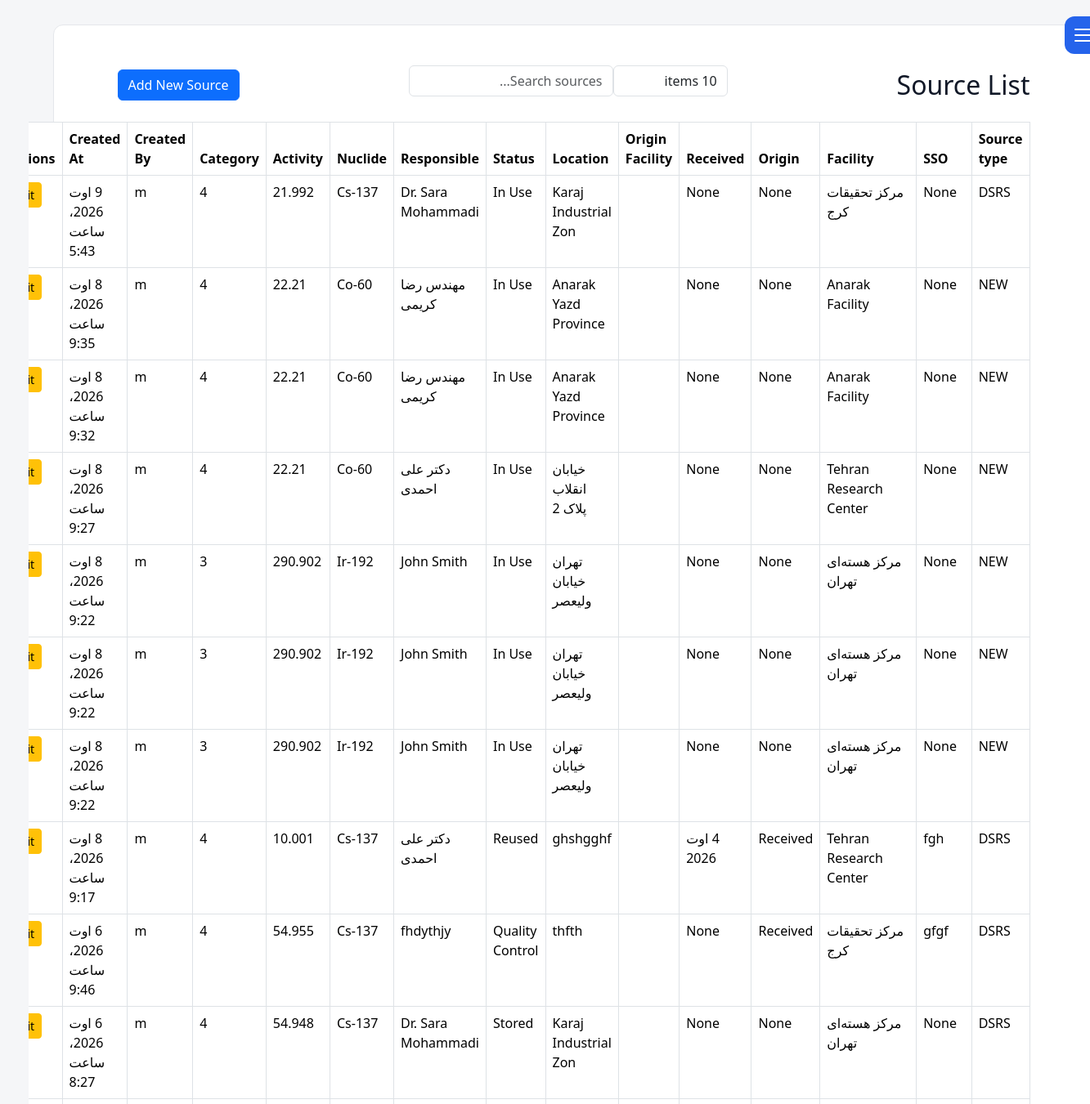
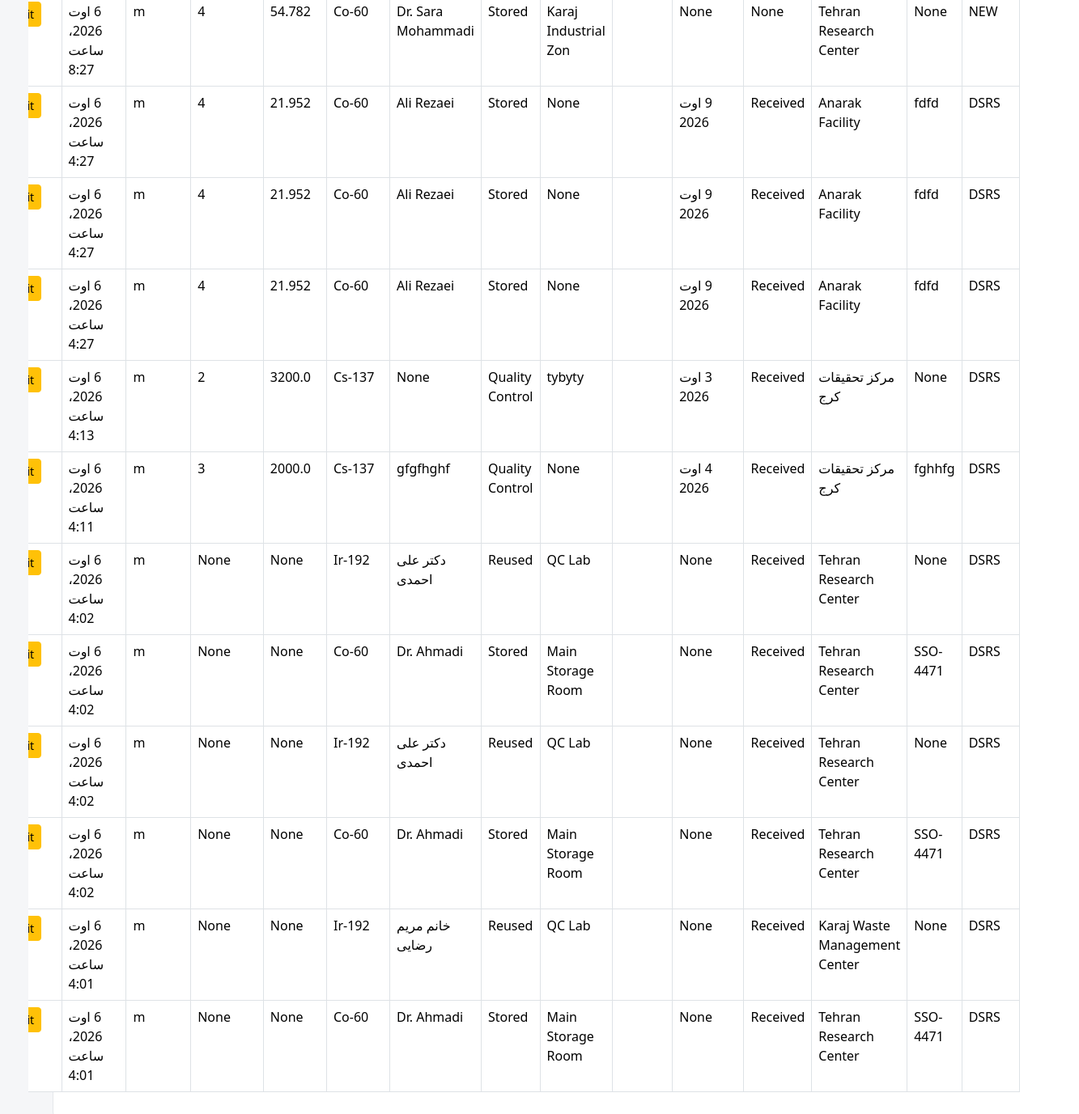
The page /sources/ (signed in) on the database its author committed (2 pictures, top to bottom).
### dashboard/models.py (models this page shows, shortened)
class DSRS(models.Model):
    class Meta:
        verbose_name = _("DSRS Source")
        verbose_name_plural = _("DSRS Sources")
    contract = models.ForeignKey(
        LicenseContract,
        null=True,
        blank=True,
        on_delete=models.SET_NULL,
    )
    created_from = models.ForeignKey(
        "self",
        null=True,
        blank=True,
        on_delete=models.SET_NULL,
        related_name="children",
    )
    Source_Type = models.CharField(_("Source Type"), max_length=10, choices=SOURCE_TYPE.choices, default="DSRS")
    Sso_Code = models.CharField( _("SSO Code"),max_length=12,null=True, blank=True)
    Facility = models.ForeignKey(
                FacilityModel,
                null=True,
                blank=True,
                on_delete=models.SET_NULL,
                related_name="Source_Facility"
            )
    Origin_Type = models.CharField( _("Origin Type"), max_length=20, choices=OriginType.choices,null=True, blank=True)
    Date_received = models.DateField(_("Date Received"),blank=True, null=True)
    is_divisible = models.BooleanField( _("is divisible"),default=False,)
    source_count = models.PositiveIntegerField(_("source count"),default=1,)
    available_count = models.PositiveIntegerField( _("available count"),default=1,)
    Location = models.CharField( _("Location"), max_length=150,blank=True, null=True)
    Status = models.CharField(_("SOURCE STATUS"), max_length=15, choices=SOURCE_STATUS.choices,blank=True, null=True)
    Status_Date = models.DateField(_("Status Date"), blank=True, null=True)
    Responsible_Person = models.CharField(_("Responsible Person"), max_length=50,null=True, blank=True)
    Nuclide = models.ForeignKey( Nuclides, verbose_name=_("Nuclide"), on_delete=models.SET_NULL, null=True, blank=True)
    activity_input = models.FloatField( _("activityinput"), null=True, blank=True)
    activity_unit = models.CharField(_("activity unit"),
        max_length=10,
        choices=ActivityUnit.choices,
        default='Bq',blank=True, null=True
    )
    Activity_reference_date = models.DateField(_("Activity reference date"), null=True, blank=True)
    serial_number = models.CharField(_("serial number"), max_length=25,null=True, blank=True)
    Dose_rate_surface_uSv = models.FloatField(_("Dose rate on surface uSv"), null=True, blank=True)
    Dose_rate_1m_uSv = models.FloatField(_("Dose rate at 1 m distance uSv"), null=True, blank=True)
    Dose_rate_measurement_date = models.DateField(_("Dose rate measurement date"), null=True, blank=True)
    source_state = models.CharField(_("source state"), max_length=15, choices=SourceState.choices, null=True, blank=True)
    contamination_bq_cm2 = models.FloatField(_("contamination bq/cm2"), null=True, blank=True)
    Source_Physical_Form = models.CharField(_("Source Physical Form"), max_length=10, choices=SourceForm.choices, null=True, blank=True)
    Source_Manufacturer = models.CharField(_("Source Manufacturer"), max_length=50, blank=True, null=True)
    Source_Model = models.CharField(_("Source Model"), max_length=20,null=True, blank=True)
    Source_Practice = models.CharField(_("Source Practice"), max_length=20, blank=True, null=True)
    Device_Manufacturer = models.CharField(_("Device Manufacturer"), max_length=50, blank=True, null=True)
    Device_Model = models.CharField(_("Device Model"), max_length=50, blank=True, null=True)
    Device_Serial_Number = models.CharField(_("Device Serial Number"), max_length=50, blank=True, null=True)
    Container_Type = models.CharField(_("Container Type"), max_length=25, blank=True, null=True)
    Dimension = models.CharField(_("Dimension"), max_length=20, blank=True, null=True)
    Comment = models.CharField(_("Comment"), max_length=255, blank=True, null=True)
    created_by = models.ForeignKey(User, on_delete=models.CASCADE, editable=False)
    created_at = models.DateTimeField(auto_now_add=True)
    history = HistoricalRecords()
    initial_activity_bq = models.FloatField(null=True, blank=True)
    def current_activity_bq(self):
        if not self.initial_activity_bq or not self.Nuclide or not self.Activity_reference_date:
            return None
        now = timezone.now().date()
        t = (now - self.Activity_reference_date).days * 86400
        hl = self.Nuclide.half_life  # MUST be in seconds
        if not hl:
            return None
        return self.initial_activity_bq * math.exp(-LN2 * t / hl)
    def current_activity_mci(self):
        val = self.current_activity_bq()
        return val / 3.7e7 if val else None
    @property
    def current_activity_mci_value(self):
        val = self.current_activity_mci()
        return round(val, 3) if val else None
    def a_over_d(self):
        if not self.Nuclide:
            return None
        current_bq = self.current_activity_bq()
        d = self.Nuclide.d_value_bq
        if not current_bq or not d:
            return None
        return current_bq / d
    def source_category(self):
        ratio = self.a_over_d()
        if ratio is None:
            return None
        if ratio >= 1000:
            return 1
        elif ratio >= 10:
            return 2
        elif ratio >= 1:
            return 3
        elif ratio >= 0.01:
            return 4
        else:
            return 5
    @property
    def category_value(self):
        return self.source_category()

### facilities/models.py (models this page shows)
class FacilityModel(models.Model):
    name = models.CharField(
        _("Facility Name"),
        max_length=255, blank=True,null=True
    )
    responsible_person = models.CharField(
        _("Responsible Person"),
        max_length=150, blank=True,null=True
    )
    telephone = models.CharField(
        _("Telephone"),
        max_length=50, blank=True,null=True
    )
    email = models.EmailField(
        _("Email"),
        blank=True,null=True
    )
    address1 = models.CharField(
        _("Address Line 1"),
        max_length=255, blank=True,null=True
    )
    address2 = models.CharField(
        _("Address Line 2"),
        max_length=255,
         blank=True,null=True
    )
    postal_code = models.CharField(
        _("Postal Code"),
        max_length=20,
         blank=True,null=True
    )
    national_id = models.CharField(
        _("National ID"),
        max_length=50,
         blank=True,null=True
    )
    economic_code = models.CharField(
        _("Economic Code"),
        max_length=50,
         blank=True,null=True
    )
    created_at = models.DateTimeField(
        _("Created At"),
        auto_now_add=True
    )
    updated_at = models.DateTimeField(
        _("Updated At"),
        auto_now=True
    )
    class Meta:
        ordering = ["name"]
        verbose_name = _("Facility")
        verbose_name_plural = _("Facilities")
        constraints = [
            models.UniqueConstraint(
                fields=["name"],
                name="unique_facility_name",
            ),
            models.UniqueConstraint(
                fields=["national_id"],
                name="unique_facility_national_id",
                condition=models.Q(national_id__isnull=False),
            ),
            models.UniqueConstraint(
                fields=["postal_code"],
                name="unique_facility_postal_code",
                condition=models.Q(postal_code__isnull=False),
            ),
        ]
    def __str__(self):
        return str(self.name) if self.name else _("Unnamed Facility")

### reference/models.py (models this page shows)
class Nuclides(models.Model):
    name = models.CharField(max_length=8)
    half_life = models.FloatField()
    d_value_bq = models.FloatField()
    atomic_number = models.IntegerField(null=True, blank=True)
    mass_number = models.IntegerField(null=True, blank=True)
    decay_mode = models.CharField(max_length=50, null=True, blank=True)
    decay_constant = models.FloatField(null=True, blank=True)  # 1/sec
    specific_activity_bq_per_g = models.FloatField(null=True, blank=True)
    alpha_energy_mev = models.FloatField(null=True, blank=True)
    beta_max_energy_mev = models.FloatField(null=True, blank=True)
    gamma_energy_mev = models.FloatField(null=True, blank=True)
    gamma_yield = models.FloatField(null=True, blank=True)  # photons/decay
    neutron_emitter = models.BooleanField(default=False)
    neutron_yield_n_per_s = models.FloatField(null=True, blank=True)
    dose_rate_constant_usv_m2_per_h_gbq = models.FloatField(null=True, blank=True)
    half_value_layer_lead_mm = models.FloatField(null=True, blank=True)
    half_value_layer_concrete_mm = models.FloatField(null=True, blank=True)
    iaea_category = models.IntegerField(null=True, blank=True)
    parent_nuclide = models.CharField(max_length=20, null=True, blank=True)
    daughter_nuclide = models.CharField(max_length=20, null=True, blank=True)
    is_sealed_source_common = models.BooleanField(default=False)
    def __str__(self):
        return self.name

### dashboard/views.py (the view)
# urls.py: path('sources/', source_list, name='source_list'),
def source_list(request):
    sources = DSRS.objects.select_related("Nuclide").all().order_by('-created_at')
    return render(request, "dsrs/source_list.html", {
        "sources": sources
    })

### templates/dsrs/source_list.html (shortened to what this page needs)
{% extends 'base.html' %}
{% load static %}
{% block content %}
<div class="content">
<div class="container mt-4">
    <div class="d-flex justify-content-between align-items-center mb-3">
        <h2 class="mb-0">Source List</h2>
        <div class="d-flex align-items-center">
            <select id="pageSize" class="form-control mr-2" style="width:140px;">
                <option value="10" {% if page_size == "10" %}selected{% endif %}>10 items</option>
            </select>
            <input
                type="text"
                id="searchInput"
                class="form-control"
                placeholder="Search sources..."
                style="width:250px;"
            >
        </div>
                <a href="{% url 'add_source' %}" class="btn btn-primary mr-2">
            Add New Source
        </a>
    </div>
    <table class="table table-bordered">
        <thead>
            <tr>
                <th data-column="Source_Type">Source type</th>
                <th data-column="Sso_Code">SSO</th>
                <th data-column="Facility">Facility</th>
                <th data-column="Origin_Type">Origin</th>
                <th data-column="Date_received">Received</th>
                <th data-column="Origin_Facility">Origin Facility</th>
                <th data-column="Location">Location</th>
                <th data-column="Status">Status</th>
                <th data-column="Responsible_Person">Responsible</th>
                <th data-column="Nuclide">Nuclide</th>
                <th data-column="Activity">Activity</th>
                <th data-column="Category">Category</th>
                <th data-column="created_by">Created By</th>
                <th data-column="created_at">Created At</th>
                <th>Actions</th>
            </tr>
        </thead>
        <tbody id="tableBody">
        {% for s in sources %}
            <tr>
                <td data-column="Source_Type">{{ s.Source_Type }}</td>
                <td data-column="Sso_Code">{{ s.Sso_Code }}</td>
                <td data-column="Facility">{{ s.Facility }}</td>
                <td data-column="Origin_Type">{{ s.Origin_Type }}</td>
                <td data-column="Date_received">{{ s.Date_received }}</td>
                <td data-column="Origin_Facility">{{ s.Origin_Facility }}</td>
                <td data-column="Location">{{ s.Location }}</td>
                <td data-column="Status">{{ s.Status }}</td>
                <td data-column="Responsible_Person">{{ s.Responsible_Person }}</td>
                <td data-column="Nuclide">{{ s.Nuclide }}</td>
                <td data-column="Activity">{{ s.current_activity_mci_value }}</td>
                <td data-column="Category">{{ s.category_value }}</td>
                <td data-column="created_by">{{ s.created_by }}</td>
                <td data-column="created_at">{{ s.created_at }}</td>
                <td>
                    <a href="{% url 'edit_source' s.id %}" class="btn btn-warning btn-sm">
                    </a>
                </td>
            </tr>
        {% endfor %}
        </tbody>
    </table>
</div>
</div>
{% endblock %}

### static/css/base.css (style rules this page uses)
* { margin:0; padding:0; box-sizing:border-box; }
html.rtl { font-family:Vazirmatn,sans-serif; }
:root { --bg: #f5f6f8; --card: #ffffff; --text: #111827; --muted: #6b7280; --border: #e5e7eb; --primary: #2563eb; --sidebar: #1f2937; --sidebar-text: #374151; }
body { background: var(--bg); color: var(--text); }
.content { background: var(--card); padding: 20px; border-radius: 12px; border: 1px solid var(--border); }
th, td { padding: 12px; border-bottom: 1px solid var(--border); text-align: left; }
th { background: rgba(0,0,0,0.03); }
input, select, textarea { width: 100%; padding: 9px; margin-top: 5px; margin-bottom: 15px; border: 1px solid var(--border); border-radius: 8px; background: var(--card); color: var(--text); }
table { width: max-content; min-width: 100%; border-collapse: collapse; }
table thead th { position: sticky; top: 0; background: var(--card); z-index: 10; }

### rows shown on the page
DSRS: Source_Type "DSRS", Sso_Code "None", Facility "مرکز تحقیقات کرج", Origin_Type "None", Date_received "None", Location "Karaj Industrial Zon", Status "In Use", Responsible_Person "Dr. Sara Mohammadi", Nuclide "Cs-137", current_activity_mci_value "21.992", created_at "9 اوت 2026، ساعت 5:43"
DSRS: Source_Type "NEW", Sso_Code "None", Facility "Anarak Facility", Origin_Type "None", Date_received "None", Location "Anarak Yazd Province", Status "In Use", Responsible_Person "مهندس رضا کریمی", Nuclide "Co-60", current_activity_mci_value "22.21", created_at "8 اوت 2026، ساعت 9:35"
DSRS: Source_Type "NEW", Sso_Code "None", Facility "Anarak Facility", Origin_Type "None", Date_received "None", Location "Anarak Yazd Province", Status "In Use", Responsible_Person "مهندس رضا کریمی", Nuclide "Co-60", current_activity_mci_value "22.21", created_at "8 اوت 2026، ساعت 9:32"
DSRS: Source_Type "NEW", Sso_Code "None", Facility "Tehran Research Center", Origin_Type "None", Date_received "None", Location "خیابان انقلاب پلاک 2", Status "In Use", Responsible_Person "دکتر علی احمدی", Nuclide "Co-60", current_activity_mci_value "22.21", created_at "8 اوت 2026، ساعت 9:27"
DSRS: Source_Type "NEW", Sso_Code "None", Facility "مرکز هسته‌ای تهران", Origin_Type "None", Date_received "None", Location "تهران خیابان ولیعصر", Status "In Use", Responsible_Person "John Smith", Nuclide "Ir-192", current_activity_mci_value "290.902", created_at "8 اوت 2026، ساعت 9:22"
DSRS: Source_Type "NEW", Sso_Code "None", Facility "مرکز هسته‌ای تهران", Origin_Type "None", Date_received "None", Location "تهران خیابان ولیعصر", Status "In Use", Responsible_Person "John Smith", Nuclide "Ir-192", current_activity_mci_value "290.902", created_at "8 اوت 2026، ساعت 9:22"
DSRS: Source_Type "NEW", Sso_Code "None", Facility "مرکز هسته‌ای تهران", Origin_Type "None", Date_received "None", Location "تهران خیابان ولیعصر", Status "In Use", Responsible_Person "John Smith", Nuclide "Ir-192", current_activity_mci_value "290.902", created_at "8 اوت 2026، ساعت 9:22"
DSRS: Source_Type "DSRS", Facility "Tehran Research Center", Origin_Type "Received", Date_received "4 اوت 2026", Location "ghshgghf", Status "Reused", Responsible_Person "دکتر علی احمدی", Nuclide "Cs-137", current_activity_mci_value "10.001", created_at "8 اوت 2026، ساعت 9:17"
DSRS: Source_Type "DSRS", Sso_Code "gfgf", Facility "مرکز تحقیقات کرج", Origin_Type "Received", Date_received "None", Location "thfth", Status "Quality Control", Responsible_Person "fhdythjy", Nuclide "Cs-137", current_activity_mci_value "54.955", created_at "6 اوت 2026، ساعت 9:46"
DSRS: Source_Type "DSRS", Sso_Code "None", Facility "مرکز هسته‌ای تهران", Origin_Type "None", Date_received "None", Location "Karaj Industrial Zon", Status "Stored", Responsible_Person "Dr. Sara Mohammadi", Nuclide "Cs-137", current_activity_mci_value "54.948", created_at "6 اوت 2026، ساعت 8:27"
DSRS: Source_Type "NEW", Sso_Code "None", Facility "Tehran Research Center", Origin_Type "None", Date_received "None", Location "Karaj Industrial Zon", Status "Stored", Responsible_Person "Dr. Sara Mohammadi", Nuclide "Co-60", current_activity_mci_value "54.782", created_at "6 اوت 2026، ساعت 8:27"
DSRS: Source_Type "DSRS", Facility "Anarak Facility", Origin_Type "Received", Date_received "9 اوت 2026", Location "None", Status "Stored", Responsible_Person "Ali Rezaei", Nuclide "Co-60", current_activity_mci_value "21.952", created_at "6 اوت 2026، ساعت 4:27"
DSRS: Source_Type "DSRS", Facility "Anarak Facility", Origin_Type "Received", Date_received "9 اوت 2026", Location "None", Status "Stored", Responsible_Person "Ali Rezaei", Nuclide "Co-60", current_activity_mci_value "21.952", created_at "6 اوت 2026، ساعت 4:27"
DSRS: Source_Type "DSRS", Facility "Anarak Facility", Origin_Type "Received", Date_received "9 اوت 2026", Location "None", Status "Stored", Responsible_Person "Ali Rezaei", Nuclide "Co-60", current_activity_mci_value "21.952", created_at "6 اوت 2026، ساعت 4:27"
DSRS: Source_Type "DSRS", Sso_Code "None", Facility "مرکز تحقیقات کرج", Origin_Type "Received", Date_received "3 اوت 2026", Location "tybyty", Status "Quality Control", Responsible_Person "None", Nuclide "Cs-137", current_activity_mci_value "3200.0", created_at "6 اوت 2026، ساعت 4:13"
DSRS: Source_Type "DSRS", Sso_Code "fghhfg", Facility "مرکز تحقیقات کرج", Origin_Type "Received", Date_received "4 اوت 2026", Location "None", Status "Quality Control", Responsible_Person "gfgfhghf", Nuclide "Cs-137", current_activity_mci_value "2000.0", created_at "6 اوت 2026، ساعت 4:11"
DSRS: Source_Type "DSRS", Sso_Code "None", Facility "Tehran Research Center", Origin_Type "Received", Date_received "None", Location "QC Lab", Status "Reused", Responsible_Person "دکتر علی احمدی", Nuclide "Ir-192", current_activity_mci_value "None", category_value "None", created_at "6 اوت 2026، ساعت 4:02"
DSRS: Source_Type "DSRS", Sso_Code "SSO-4471", Facility "Tehran Research Center", Origin_Type "Received", Date_received "None", Location "Main Storage Room", Status "Stored", Responsible_Person "Dr. Ahmadi", Nuclide "Co-60", current_activity_mci_value "None", category_value "None", created_at "6 اوت 2026، ساعت 4:02"
DSRS: Source_Type "DSRS", Sso_Code "None", Facility "Tehran Research Center", Origin_Type "Received", Date_received "None", Location "QC Lab", Status "Reused", Responsible_Person "دکتر علی احمدی", Nuclide "Ir-192", current_activity_mci_value "None", category_value "None", created_at "6 اوت 2026، ساعت 4:02"
DSRS: Source_Type "DSRS", Sso_Code "SSO-4471", Facility "Tehran Research Center", Origin_Type "Received", Date_received "None", Location "Main Storage Room", Status "Stored", Responsible_Person "Dr. Ahmadi", Nuclide "Co-60", current_activity_mci_value "None", category_value "None", created_at "6 اوت 2026، ساعت 4:02"
DSRS: Source_Type "DSRS", Sso_Code "None", Facility "Karaj Waste Management Center", Origin_Type "Received", Date_received "None", Location "QC Lab", Status "Reused", Responsible_Person "خانم مریم رضایی", Nuclide "Ir-192", current_activity_mci_value "None", category_value "None", created_at "6 اوت 2026، ساعت 4:01"
DSRS: Source_Type "DSRS", Sso_Code "SSO-4471", Facility "Tehran Research Center", Origin_Type "Received", Date_received "None", Location "Main Storage Room", Status "Stored", Responsible_Person "Dr. Ahmadi", Nuclide "Co-60", current_activity_mci_value "None", category_value "None", created_at "6 اوت 2026، ساعت 4:01"
